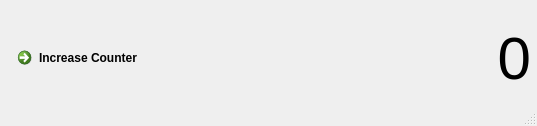
<?xml version="1.0" encoding="UTF-8"?>
<ui version="4.0">
 <class>MainWindow</class>
 <widget class="QMainWindow" name="MainWindow">
  <property name="geometry">
   <rect>
    <x>0</x>
    <y>0</y>
    <width>537</width>
    <height>126</height>
   </rect>
  </property>
  <property name="windowTitle">
   <string>MainWindow</string>
  </property>
  <widget class="QWidget" name="centralwidget">
   <widget class="QCommandLinkButton" name="next_command_link_button">
    <property name="geometry">
     <rect>
      <x>10</x>
      <y>40</y>
      <width>161</width>
      <height>41</height>
     </rect>
    </property>
    <property name="text">
     <string>Increase Counter</string>
    </property>
   </widget>
   <widget class="QLabel" name="next_label">
    <property name="geometry">
     <rect>
      <x>190</x>
      <y>22</y>
      <width>341</width>
      <height>71</height>
     </rect>
    </property>
    <property name="font">
     <font>
      <pointsize>45</pointsize>
     </font>
    </property>
    <property name="text">
     <string>0</string>
    </property>
    <property name="alignment">
     <set>Qt::AlignRight|Qt::AlignTrailing|Qt::AlignVCenter</set>
    </property>
    <property name="margin">
     <number>0</number>
    </property>
    <property name="indent">
     <number>0</number>
    </property>
   </widget>
  </widget>
  <widget class="QMenuBar" name="menubar">
   <property name="geometry">
    <rect>
     <x>0</x>
     <y>0</y>
     <width>537</width>
     <height>21</height>
    </rect>
   </property>
  </widget>
  <widget class="QStatusBar" name="statusbar"/>
 </widget>
 <resources/>
 <connections/>
</ui>
